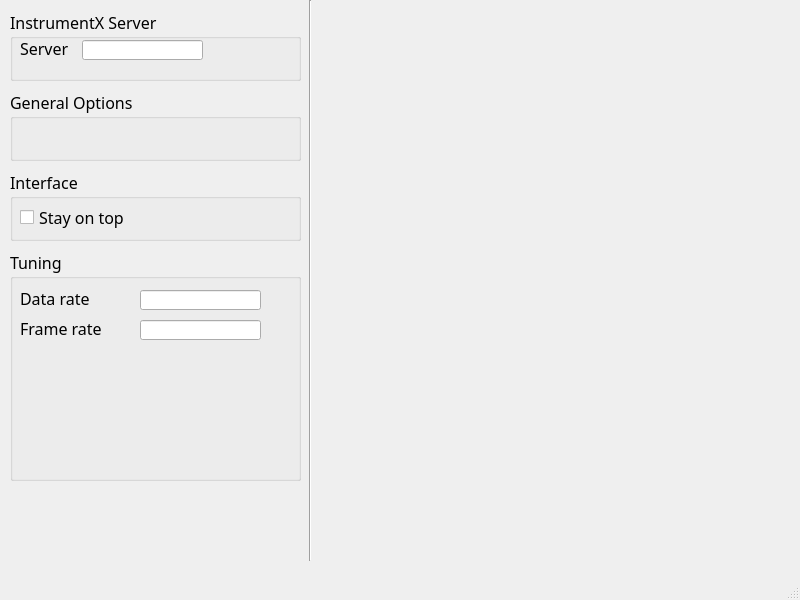
<?xml version="1.0" encoding="UTF-8"?>
<ui version="4.0">
 <class>Configuration</class>
 <widget class="QMainWindow" name="Configuration">
  <property name="geometry">
   <rect>
    <x>0</x>
    <y>0</y>
    <width>800</width>
    <height>600</height>
   </rect>
  </property>
  <property name="windowTitle">
   <string>MainWindow</string>
  </property>
  <widget class="QWidget" name="centralwidget">
   <widget class="QGroupBox" name="groupBox">
    <property name="geometry">
     <rect>
      <x>10</x>
      <y>10</y>
      <width>291</width>
      <height>71</height>
     </rect>
    </property>
    <property name="font">
     <font>
      <family>微软雅黑</family>
      <pointsize>12</pointsize>
     </font>
    </property>
    <property name="title">
     <string>InstrumentX Server</string>
    </property>
    <widget class="QLabel" name="label">
     <property name="geometry">
      <rect>
       <x>10</x>
       <y>30</y>
       <width>54</width>
       <height>16</height>
      </rect>
     </property>
     <property name="text">
      <string>Server</string>
     </property>
    </widget>
    <widget class="QLineEdit" name="configuration_server">
     <property name="geometry">
      <rect>
       <x>72</x>
       <y>30</y>
       <width>121</width>
       <height>20</height>
      </rect>
     </property>
    </widget>
   </widget>
   <widget class="Line" name="line">
    <property name="geometry">
     <rect>
      <x>300</x>
      <y>0</y>
      <width>20</width>
      <height>561</height>
     </rect>
    </property>
    <property name="orientation">
     <enum>Qt::Vertical</enum>
    </property>
   </widget>
   <widget class="QGroupBox" name="groupBox_2">
    <property name="geometry">
     <rect>
      <x>10</x>
      <y>90</y>
      <width>291</width>
      <height>71</height>
     </rect>
    </property>
    <property name="font">
     <font>
      <family>微软雅黑</family>
      <pointsize>12</pointsize>
     </font>
    </property>
    <property name="title">
     <string>General Options</string>
    </property>
   </widget>
   <widget class="QGroupBox" name="groupBox_3">
    <property name="geometry">
     <rect>
      <x>10</x>
      <y>170</y>
      <width>291</width>
      <height>71</height>
     </rect>
    </property>
    <property name="font">
     <font>
      <family>微软雅黑</family>
      <pointsize>12</pointsize>
     </font>
    </property>
    <property name="title">
     <string>Interface</string>
    </property>
    <widget class="QCheckBox" name="checkBox">
     <property name="geometry">
      <rect>
       <x>10</x>
       <y>37</y>
       <width>141</width>
       <height>21</height>
      </rect>
     </property>
     <property name="text">
      <string>Stay on top</string>
     </property>
    </widget>
   </widget>
   <widget class="QGroupBox" name="groupBox_4">
    <property name="geometry">
     <rect>
      <x>10</x>
      <y>250</y>
      <width>291</width>
      <height>231</height>
     </rect>
    </property>
    <property name="font">
     <font>
      <family>微软雅黑</family>
      <pointsize>12</pointsize>
     </font>
    </property>
    <property name="title">
     <string>Tuning</string>
    </property>
    <widget class="QLineEdit" name="configuration_datarate">
     <property name="geometry">
      <rect>
       <x>130</x>
       <y>40</y>
       <width>121</width>
       <height>20</height>
      </rect>
     </property>
    </widget>
    <widget class="QLabel" name="label_2">
     <property name="geometry">
      <rect>
       <x>10</x>
       <y>40</y>
       <width>91</width>
       <height>16</height>
      </rect>
     </property>
     <property name="text">
      <string>Data rate</string>
     </property>
    </widget>
    <widget class="QLineEdit" name="configuration_framerate">
     <property name="geometry">
      <rect>
       <x>130</x>
       <y>70</y>
       <width>121</width>
       <height>20</height>
      </rect>
     </property>
    </widget>
    <widget class="QLabel" name="label_3">
     <property name="geometry">
      <rect>
       <x>10</x>
       <y>70</y>
       <width>91</width>
       <height>16</height>
      </rect>
     </property>
     <property name="text">
      <string>Frame rate</string>
     </property>
    </widget>
   </widget>
  </widget>
  <widget class="QMenuBar" name="menubar">
   <property name="geometry">
    <rect>
     <x>0</x>
     <y>0</y>
     <width>800</width>
     <height>22</height>
    </rect>
   </property>
  </widget>
  <widget class="QStatusBar" name="statusbar"/>
 </widget>
 <resources/>
 <connections/>
</ui>
